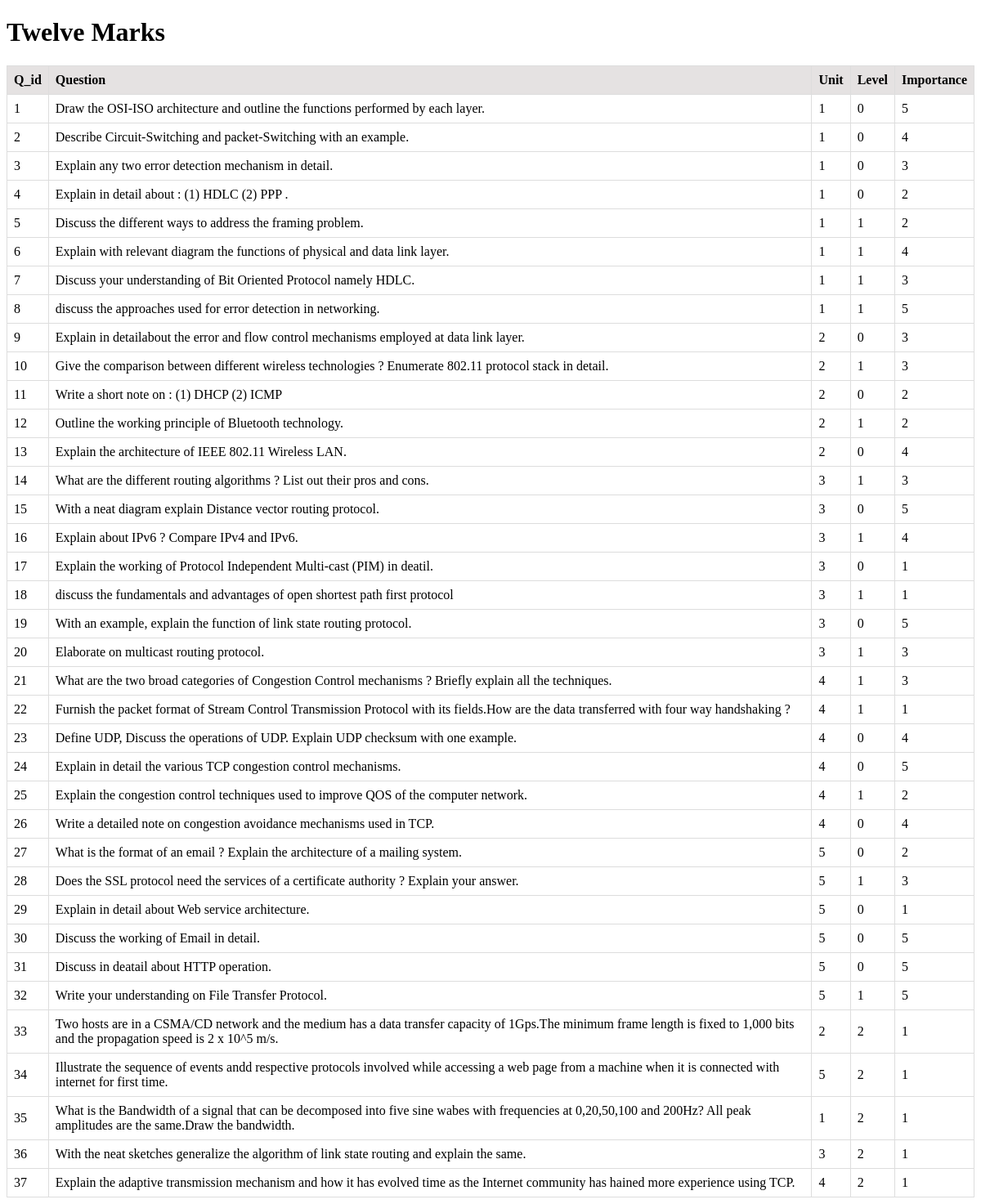
The page /database_Twelve on the database its author committed.
### tables this page shows
CREATE TABLE Twelve_marks (Q_id integer PRIMARY KEY,Question text,Unit integer,Level integer,Importance integer);

### app.py (the view)
@app.route('/database_Twelve')
def database_Twelve():
    connection=sqlite3.connect("questions.db")
    cursor = connection.cursor()
    cursor.execute("SELECT * FROM Twelve_marks")
    rows = cursor.fetchall()
    cursor.close()
    connection.close()
    return render_template('database.html',heading="Twelve Marks",rows=rows)

### templates/database.html (shortened to what this page needs)
<!DOCTYPE html>
<html>
<head>
    <link rel="stylesheet" href="static/database.css">
</head>
<body>
	<header>
		<h1>{{heading}}</h1>
	</header>
	<table>
		<thead>
			<tr>
				<th>Q_id</th>
				<th>Question</th>
				<th>Unit</th>
                <th>Level</th>
                <th>Importance</th>
			</tr>
		</thead>
		<tbody>
			{% for row in rows %}
			<tr>
				<td>{{ row[0] }}</td>
				<td>{{ row[1] }}</td>
				<td>{{ row[2] }}</td>
                <td>{{ row[3] }}</td>
                <td>{{ row[4] }}</td>
			</tr>
			{% endfor %}
		</tbody>
	</table>
</body>
</html>

### static/database.css (style rules this page uses)
table { border-collapse: collapse; width: 100%; }
th { background-color: rgb(229, 226, 226); border: 1px solid #ddd; padding: 8px; text-align: left; }
td { border: 1px solid #ddd; padding: 8px; }

### rows shown on the page
Twelve_marks: Q_id "1", Question "Draw the OSI-ISO architecture and outline the functions performed by each layer.", Unit "1", Level "0", Importance "5"
Twelve_marks: Q_id "2", Question "Describe Circuit-Switching and packet-Switching with an example.", Unit "1", Level "0", Importance "4"
Twelve_marks: Q_id "3", Question "Explain any two error detection mechanism in detail.", Unit "1", Level "0", Importance "3"
Twelve_marks: Q_id "4", Question "Explain in detail about : (1) HDLC (2) PPP .", Unit "1", Level "0", Importance "2"
Twelve_marks: Q_id "5", Question "Discuss the different ways to address the framing problem.", Unit "1", Level "1", Importance "2"
Twelve_marks: Q_id "6", Question "Explain with relevant diagram the functions of physical and data link layer.", Unit "1", Level "1", Importance "4"
Twelve_marks: Q_id "7", Question "Discuss your understanding of Bit Oriented Protocol namely HDLC.", Unit "1", Level "1", Importance "3"
Twelve_marks: Q_id "8", Question "discuss the approaches used for error detection in networking.", Unit "1", Level "1", Importance "5"
Twelve_marks: Q_id "9", Question "Explain in detailabout the error and flow control mechanisms employed at data link layer.", Unit "2", Level "0", Importance "3"
Twelve_marks: Q_id "10", Question "Give the comparison between different wireless technologies ? Enumerate 802.11 protocol stack in detail.", Unit "2", Level "1", Importance "3"
Twelve_marks: Q_id "11", Question "Write a short note on : (1) DHCP (2) ICMP", Unit "2", Level "0", Importance "2"
Twelve_marks: Q_id "12", Question "Outline the working principle of Bluetooth technology.", Unit "2", Level "1", Importance "2"
Twelve_marks: Q_id "13", Question "Explain the architecture of IEEE 802.11 Wireless LAN.", Unit "2", Level "0", Importance "4"
Twelve_marks: Q_id "14", Question "What are the different routing algorithms ? List out their pros and cons.", Unit "3", Level "1", Importance "3"
Twelve_marks: Q_id "15", Question "With a neat diagram explain Distance vector routing protocol.", Unit "3", Level "0", Importance "5"
Twelve_marks: Q_id "16", Question "Explain about IPv6 ? Compare IPv4 and IPv6.", Unit "3", Level "1", Importance "4"
Twelve_marks: Q_id "17", Question "Explain the working of Protocol Independent Multi-cast (PIM) in deatil.", Unit "3", Level "0", Importance "1"
Twelve_marks: Q_id "18", Question "discuss the fundamentals and advantages of open shortest path first protocol", Unit "3", Level "1", Importance "1"
Twelve_marks: Q_id "19", Question "With an example, explain the function of link state routing protocol.", Unit "3", Level "0", Importance "5"
Twelve_marks: Q_id "20", Question "Elaborate on multicast routing protocol.", Unit "3", Level "1", Importance "3"
Twelve_marks: Q_id "21", Question "What are the two broad categories of Congestion Control mechanisms ? Briefly explain all the techniques.", Unit "4", Level "1", Importance "3"
Twelve_marks: Q_id "22", Question "Furnish the packet format of Stream Control Transmission Protocol with its fields.How are the data transferred with four way handshaking ?", Unit "4", Level "1", Importance "1"
Twelve_marks: Q_id "23", Question "Define UDP, Discuss the operations of UDP. Explain UDP checksum with one example.", Unit "4", Level "0", Importance "4"
Twelve_marks: Q_id "24", Question "Explain in detail the various TCP congestion control mechanisms.", Unit "4", Level "0", Importance "5"
Twelve_marks: Q_id "25", Question "Explain the congestion control techniques used to improve QOS of the computer network.", Unit "4", Level "1", Importance "2"
Twelve_marks: Q_id "26", Question "Write a detailed note on congestion avoidance mechanisms used in TCP.", Unit "4", Level "0", Importance "4"
Twelve_marks: Q_id "27", Question "What is the format of an email ? Explain the architecture of a mailing system.", Unit "5", Level "0", Importance "2"
Twelve_marks: Q_id "28", Question "Does the SSL protocol need the services of a certificate authority ? Explain your answer.", Unit "5", Level "1", Importance "3"
Twelve_marks: Q_id "29", Question "Explain in detail about Web service architecture.", Unit "5", Level "0", Importance "1"
Twelve_marks: Q_id "30", Question "Discuss the working of Email in detail.", Unit "5", Level "0", Importance "5"
Twelve_marks: Q_id "31", Question "Discuss in deatail about HTTP operation.", Unit "5", Level "0", Importance "5"
Twelve_marks: Q_id "32", Question "Write your understanding on File Transfer Protocol.", Unit "5", Level "1", Importance "5"
Twelve_marks: Q_id "33", Question "Two hosts are in a CSMA/CD network and the medium has a data transfer capacity of 1Gps.The minimum frame length is fixed to 1,000 bits and the propagation speed is 2 x 10^5 m/s.", Unit "2", Level "2", Importance "1"
Twelve_marks: Q_id "34", Question "Illustrate the sequence of events andd respective protocols involved while accessing a web page from a machine when it is connected with internet for first time.", Unit "5", Level "2", Importance "1"
Twelve_marks: Q_id "35", Question "What is the Bandwidth of a signal that can be decomposed into five sine wabes with frequencies at 0,20,50,100 and 200Hz? All peak amplitudes are the same.Draw the bandwidth.", Unit "1", Level "2", Importance "1"
Twelve_marks: Q_id "36", Question "With the neat sketches generalize the algorithm of link state routing and explain the same.", Unit "3", Level "2", Importance "1"
Twelve_marks: Q_id "37", Question "Explain the adaptive transmission mechanism and how it has evolved time as the Internet community has hained more experience using TCP.", Unit "4", Level "2", Importance "1"

### other values the page prints
{{ heading }} "Twelve Marks"
